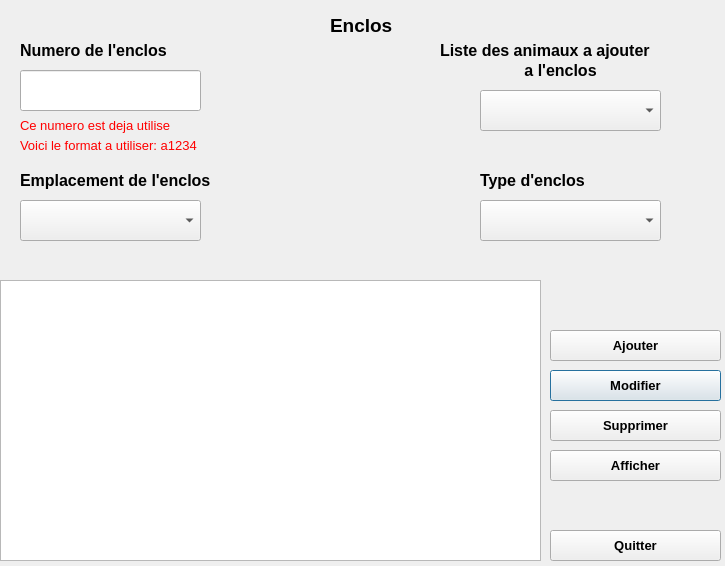
<?xml version="1.0" encoding="UTF-8"?>
<ui version="4.0">
 <class>Dialog</class>
 <widget class="QDialog" name="Dialog">
  <property name="geometry">
   <rect>
    <x>0</x>
    <y>0</y>
    <width>725</width>
    <height>566</height>
   </rect>
  </property>
  <property name="windowTitle">
   <string>Dialog</string>
  </property>
  <widget class="QLabel" name="MS_e_num_format_e">
   <property name="enabled">
    <bool>true</bool>
   </property>
   <property name="geometry">
    <rect>
     <x>20</x>
     <y>130</y>
     <width>241</width>
     <height>31</height>
    </rect>
   </property>
   <property name="font">
    <font>
     <pointsize>10</pointsize>
     <weight>50</weight>
     <bold>false</bold>
    </font>
   </property>
   <property name="text">
    <string>&lt;html&gt;&lt;head/&gt;&lt;body&gt;&lt;p&gt;&lt;span style=&quot; color:#ff0000;&quot;&gt;Voici le format a utiliser: a1234&lt;/span&gt;&lt;/p&gt;&lt;/body&gt;&lt;/html&gt;</string>
   </property>
  </widget>
  <widget class="QLabel" name="l_num_r">
   <property name="geometry">
    <rect>
     <x>20</x>
     <y>40</y>
     <width>211</width>
     <height>21</height>
    </rect>
   </property>
   <property name="font">
    <font>
     <pointsize>12</pointsize>
     <weight>75</weight>
     <bold>true</bold>
    </font>
   </property>
   <property name="text">
    <string>Numero de l'enclos</string>
   </property>
  </widget>
  <widget class="QLineEdit" name="line_num_r">
   <property name="geometry">
    <rect>
     <x>20</x>
     <y>70</y>
     <width>181</width>
     <height>41</height>
    </rect>
   </property>
   <property name="font">
    <font>
     <pointsize>11</pointsize>
    </font>
   </property>
   <property name="text">
    <string/>
   </property>
  </widget>
  <widget class="QComboBox" name="CB_type_enclos_e">
   <property name="geometry">
    <rect>
     <x>480</x>
     <y>200</y>
     <width>181</width>
     <height>41</height>
    </rect>
   </property>
  </widget>
  <widget class="QLabel" name="l_enclos_e">
   <property name="geometry">
    <rect>
     <x>480</x>
     <y>170</y>
     <width>181</width>
     <height>21</height>
    </rect>
   </property>
   <property name="font">
    <font>
     <pointsize>12</pointsize>
     <weight>75</weight>
     <bold>true</bold>
    </font>
   </property>
   <property name="text">
    <string>Type d'enclos</string>
   </property>
  </widget>
  <widget class="QLabel" name="MS_e_num_existant_e">
   <property name="enabled">
    <bool>true</bool>
   </property>
   <property name="geometry">
    <rect>
     <x>20</x>
     <y>110</y>
     <width>201</width>
     <height>31</height>
    </rect>
   </property>
   <property name="font">
    <font>
     <pointsize>10</pointsize>
     <weight>50</weight>
     <bold>false</bold>
    </font>
   </property>
   <property name="text">
    <string>&lt;html&gt;&lt;head/&gt;&lt;body&gt;&lt;p&gt;&lt;span style=&quot; color:#ff0000;&quot;&gt;Ce numero est deja utilise&lt;/span&gt;&lt;/p&gt;&lt;/body&gt;&lt;/html&gt;</string>
   </property>
  </widget>
  <widget class="QLabel" name="l_num_r_2">
   <property name="geometry">
    <rect>
     <x>330</x>
     <y>10</y>
     <width>81</width>
     <height>31</height>
    </rect>
   </property>
   <property name="font">
    <font>
     <pointsize>14</pointsize>
     <weight>75</weight>
     <bold>true</bold>
    </font>
   </property>
   <property name="text">
    <string>Enclos</string>
   </property>
  </widget>
  <widget class="QComboBox" name="CB_lst_animaux_e">
   <property name="geometry">
    <rect>
     <x>480</x>
     <y>90</y>
     <width>181</width>
     <height>41</height>
    </rect>
   </property>
  </widget>
  <widget class="QLabel" name="l_enclos_r_2">
   <property name="geometry">
    <rect>
     <x>440</x>
     <y>40</y>
     <width>281</width>
     <height>21</height>
    </rect>
   </property>
   <property name="font">
    <font>
     <pointsize>12</pointsize>
     <weight>75</weight>
     <bold>true</bold>
    </font>
   </property>
   <property name="text">
    <string>Liste des animaux a ajouter</string>
   </property>
  </widget>
  <widget class="QComboBox" name="CB_emplacement_e">
   <property name="geometry">
    <rect>
     <x>20</x>
     <y>200</y>
     <width>181</width>
     <height>41</height>
    </rect>
   </property>
  </widget>
  <widget class="QLabel" name="l_emplacement_e">
   <property name="geometry">
    <rect>
     <x>20</x>
     <y>170</y>
     <width>261</width>
     <height>21</height>
    </rect>
   </property>
   <property name="font">
    <font>
     <pointsize>12</pointsize>
     <weight>75</weight>
     <bold>true</bold>
    </font>
   </property>
   <property name="text">
    <string>Emplacement de l'enclos</string>
   </property>
  </widget>
  <widget class="QLabel" name="l_enclos_r_4">
   <property name="geometry">
    <rect>
     <x>520</x>
     <y>60</y>
     <width>101</width>
     <height>21</height>
    </rect>
   </property>
   <property name="font">
    <font>
     <pointsize>12</pointsize>
     <weight>75</weight>
     <bold>true</bold>
    </font>
   </property>
   <property name="text">
    <string> a l'enclos</string>
   </property>
  </widget>
  <widget class="QPushButton" name="BT_modifier_e">
   <property name="geometry">
    <rect>
     <x>550</x>
     <y>370</y>
     <width>171</width>
     <height>31</height>
    </rect>
   </property>
   <property name="font">
    <font>
     <pointsize>10</pointsize>
     <weight>75</weight>
     <bold>true</bold>
    </font>
   </property>
   <property name="text">
    <string>Modifier</string>
   </property>
  </widget>
  <widget class="QPushButton" name="BT_supprimer_e">
   <property name="geometry">
    <rect>
     <x>550</x>
     <y>410</y>
     <width>171</width>
     <height>31</height>
    </rect>
   </property>
   <property name="font">
    <font>
     <pointsize>10</pointsize>
     <weight>75</weight>
     <bold>true</bold>
    </font>
   </property>
   <property name="text">
    <string>Supprimer</string>
   </property>
  </widget>
  <widget class="QTextBrowser" name="textBrowser_e">
   <property name="geometry">
    <rect>
     <x>0</x>
     <y>280</y>
     <width>541</width>
     <height>281</height>
    </rect>
   </property>
  </widget>
  <widget class="QPushButton" name="BT_ajouter_e">
   <property name="geometry">
    <rect>
     <x>550</x>
     <y>330</y>
     <width>171</width>
     <height>31</height>
    </rect>
   </property>
   <property name="font">
    <font>
     <pointsize>10</pointsize>
     <weight>75</weight>
     <bold>true</bold>
    </font>
   </property>
   <property name="text">
    <string>Ajouter</string>
   </property>
  </widget>
  <widget class="QPushButton" name="BT_supprimer_e_2">
   <property name="geometry">
    <rect>
     <x>550</x>
     <y>450</y>
     <width>171</width>
     <height>31</height>
    </rect>
   </property>
   <property name="font">
    <font>
     <pointsize>10</pointsize>
     <weight>75</weight>
     <bold>true</bold>
    </font>
   </property>
   <property name="text">
    <string>Afficher</string>
   </property>
  </widget>
  <widget class="QPushButton" name="BT_quitter_e">
   <property name="geometry">
    <rect>
     <x>550</x>
     <y>530</y>
     <width>171</width>
     <height>31</height>
    </rect>
   </property>
   <property name="font">
    <font>
     <pointsize>10</pointsize>
     <weight>75</weight>
     <bold>true</bold>
    </font>
   </property>
   <property name="text">
    <string>Quitter</string>
   </property>
  </widget>
 </widget>
 <resources/>
 <connections/>
</ui>
